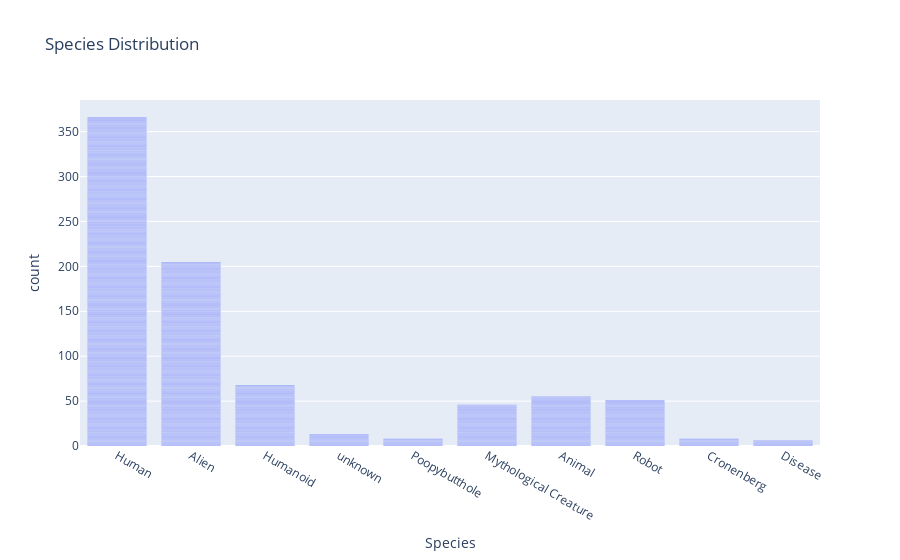

The notebook cell this image was saved under:
### Code cell
# Create a bar chart to visualize the distribution of species.
# Set the x-axis as 'species' and the title as 'Species Distribution'.
# Adjust the labels to display 'Species' on the x-axis.
fig = px.bar(df, x='species', title='Species Distribution', labels={'species': 'Species'})

# Display the bar chart.
fig.show()

### Figure 1 — Plotly figure (JSON) as saved in the notebook; plotly's stock layout.template omitted (floating-point values rounded to 4 significant figures; data arrays with more than 128 entries replaced by an {"elided": "..."} marker saying what was removed)
{"data": [{"alignmentgroup": "True", "hovertemplate": "Species=%{x}<br>count=%{y}<extra></extra>", "legendgroup": "", "marker": {"color": "#636efa", "pattern": {"shape": ""}}, "name": "", "offsetgroup": "", "orientation": "v", "showlegend": false, "textposition": "auto", "type": "bar", "x": {"elided": "826 str values"}, "xaxis": "x", "y": {"elided": "826 int values"}, "yaxis": "y"}], "layout": {"barmode": "relative", "legend": {"tracegroupgap": 0}, "title": {"text": "Species Distribution"}, "xaxis": {"anchor": "y", "domain": [0, 1], "title": {"text": "Species"}}, "yaxis": {"anchor": "x", "domain": [0, 1], "title": {"text": "count"}}}}
